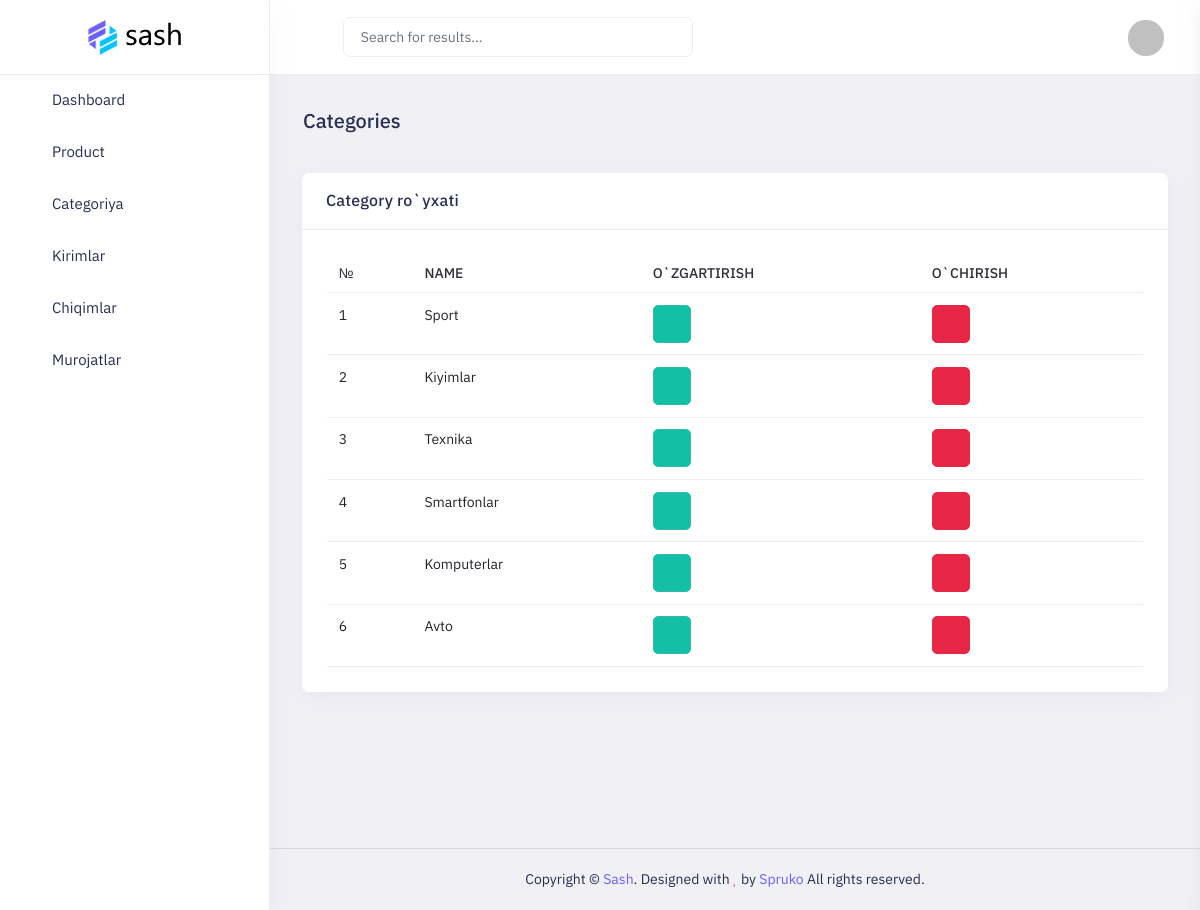
The page /dashboard/category-list on the database its author committed.
### main/models.py (models this page shows, shortened)
class Category(models.Model):
    name = models.CharField(max_length=50)
    slug = models.SlugField(unique=True, blank=True)

### main/views.py (the view)
# urls.py: path('dashboard/category-list', views.category_list, name='category_list'),
def category_list(request):
    categories = models.Category.objects.all()
    return render(request, 'dashboard/category/list.html', {'categories':categories})

### templates/dashboard/category/list.html (shortened to what this page needs)
{% extends 'dashboard/base.html' %}
{% block content %}
            <div class="main-content app-content mt-0">
                <div class="side-app">
                    <div class="main-container container-fluid">
                        <div class="page-header">
                            <h1 class="page-title">Categories</h1>
                        </div>
                        <div class="row">
                            <div class="col-3"></div>
                            <div class="col-xl-6">
                                <div class="card">
                                    <div class="card-header">
                                        <h3 class="card-title">Category ro`yxati</h3>
                                    </div>
                                    <div class="card-body">
                                        <div class="table-responsive">
                                            <table class="table text-nowrap text-md-nowrap mb-0">
                                                <thead>
                                                    <tr>
                                                        <th>№</th>
                                                        <th>Name</th>
                                                        <th>O`zgartirish</th>
                                                        <th>O`chirish</th>
                                                    </tr>
                                                </thead>
                                                <tbody>
                                                    {% for category in categories %}
                                                    <tr>
                                                        <td>{{forloop.counter}}</td>
                                                        <td>{{category.name}}</td>
                                                        <td><a href="{% url 'update_category' category.id %}" class="btn btn-icon  btn-success" style="color: white;"><i class="fa fa-arrow-right"></i></a></td>
                                                        <td><a href="{% url 'delete_category' category.id %}" class="btn btn-icon  btn-danger"><i class="fe fe-trash"></i></a></td>
                                                    </tr>
                                                    {% endfor %}
                                                </tbody>
                                            </table>
                                        </div>
                                    </div>
                                </div>
                            </div>
                        </div>
                    </div>
                </div>
            </div>
        </div>
{% endblock %}

### rows shown on the page
Category: name "Sport"
Category: name "Kiyimlar"
Category: name "Texnika"
Category: name "Smartfonlar"
Category: name "Komputerlar"
Category: name "Avto"
